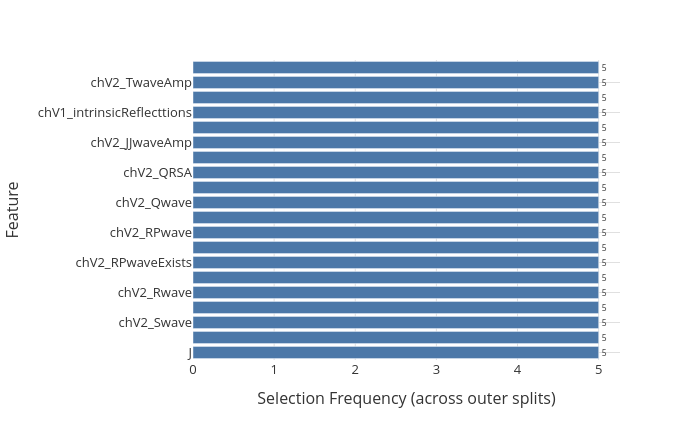

Write notebook code for a chart like this one.
### Code cell
fig = feature_frequency_plot(frequency_table)
fig.show()

### Figure 1 — Plotly figure (JSON) as saved in the notebook; plotly's stock layout.template omitted (floating-point values rounded to 4 significant figures)
{"data": [{"cliponaxis": false, "marker": {"color": "#4C78A8"}, "name": "frequency", "orientation": "h", "text": ["5", "5", "5", "5", "5", "5", "5", "5", "5", "5", "5", "5", "5", "5", "5", "5", "5", "5", "5", "5"], "textfont": {"color": "#333333", "size": 12}, "textposition": "outside", "type": "bar", "visible": true, "x": [5, 5, 5, 5, 5, 5, 5, 5, 5, 5, 5, 5, 5, 5, 5, 5, 5, 5, 5, 5], "y": ["J", "chV2_SwaveAmp", "chV2_Swave", "chV2_RwaveAmp", "chV2_Rwave", "chV2_RTwaveExists", "chV2_RPwaveExists", "chV2_RPwaveAmp", "chV2_RPwave", "chV2_QwaveAmp", "chV2_Qwave", "chV2_QRSTA", "chV2_QRSA", "chV2_PwaveAmp", "chV2_JJwaveAmp", "chV2_DD_RTwaveExists", "chV1_intrinsicReflecttions", "chV3_Qwave", "chV2_TwaveAmp", "chV2_intrinsicReflecttions"]}], "layout": {"font": {"color": "#333333", "size": 13}, "height": 440, "margin": {"l": 150, "t": 60}, "paper_bgcolor": "white", "plot_bgcolor": "white", "width": 700, "xaxis": {"gridcolor": "#e0e0e0", "title": {"text": "Selection Frequency (across outer splits)"}}, "yaxis": {"gridcolor": "#e0e0e0", "title": {"text": "Feature"}}}}
